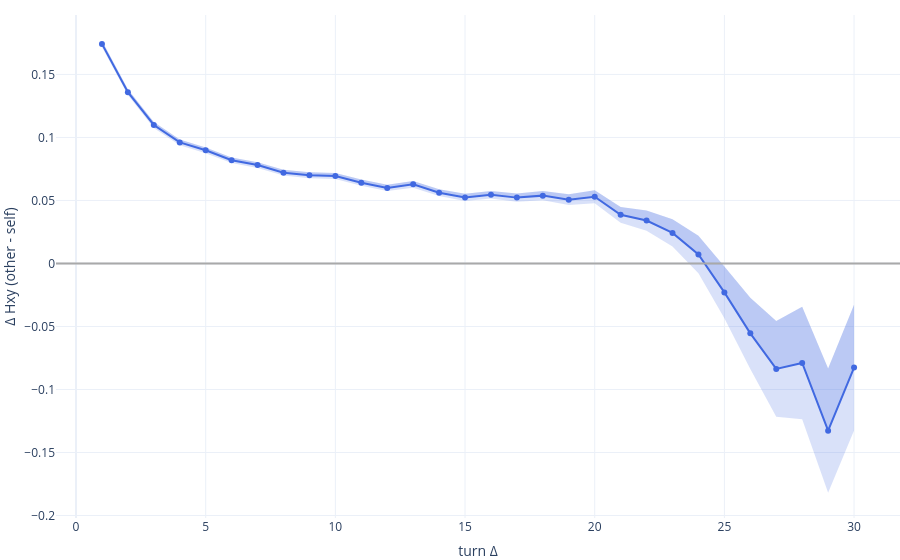

Here is the notebook cell this chart was saved with:
### Code cell
new_fig.update_layout(
    template='plotly_white',
    xaxis=dict(
        title='turn Δ'
    ),
    yaxis=dict(
        title='Δ Hxy (other - self)'
    ),
    margin=dict(
        l=0,
        r=0,
        b=15,
        t=15
    )
)
new_fig.show()

### Figure 1 — Plotly figure (JSON) as saved in the notebook; plotly's stock layout.template omitted (floating-point values rounded to 4 significant figures)
{"data": [{"legendgroup": "Δ Hxy", "line": {"color": "rgba(65, 105, 225, 1.0)"}, "mode": "markers+lines", "name": "Δ Hxy", "showlegend": false, "x": [1, 2, 3, 4, 5, 6, 7, 8, 9, 10, 11, 12, 13, 14, 15, 16, 17, 18, 19, 20, 21, 22, 23, 24, 25, 26, 27, 28, 29, 30], "y": [0.1742, 0.1359, 0.1099, 0.09605, 0.08981, 0.0819, 0.07809, 0.07207, 0.07004, 0.06946, 0.06412, 0.05995, 0.06277, 0.05617, 0.05243, 0.05454, 0.05225, 0.05383, 0.05057, 0.05291, 0.0386, 0.03406, 0.02427, 0.0072, -0.02296, -0.05544, -0.08369, -0.07896, -0.1327, -0.08261], "type": "scatter"}, {"fill": "tonexty", "fillcolor": "rgba(65, 105, 225, 0.2)", "legendgroup": "Δ Hxy", "line": {"color": "rgba(65, 105, 225, 1.0)", "width": 0}, "mode": "lines", "name": "Δ Hxy_upper_bound", "showlegend": false, "x": [1, 2, 3, 4, 5, 6, 7, 8, 9, 10, 11, 12, 13, 14, 15, 16, 17, 18, 19, 20, 21, 22, 23, 24, 25, 26, 27, 28, 29, 30], "y": [0.1768, 0.1383, 0.1122, 0.09831, 0.09211, 0.08412, 0.0804, 0.07436, 0.07241, 0.07184, 0.06655, 0.06246, 0.0654, 0.05881, 0.05528, 0.05752, 0.05553, 0.05746, 0.05482, 0.05801, 0.04489, 0.04207, 0.03514, 0.02209, -0.002373, -0.02714, -0.04574, -0.03429, -0.0833, -0.03274], "type": "scatter"}, {"fill": "tonexty", "fillcolor": "rgba(65, 105, 225, 0.2)", "legendgroup": "Δ Hxy", "line": {"color": "rgba(65, 105, 225, 1.0)", "width": 0}, "mode": "lines", "name": "Δ Hxy_lower_bound", "showlegend": false, "x": [1, 2, 3, 4, 5, 6, 7, 8, 9, 10, 11, 12, 13, 14, 15, 16, 17, 18, 19, 20, 21, 22, 23, 24, 25, 26, 27, 28, 29, 30], "y": [0.1717, 0.1336, 0.1076, 0.09378, 0.08752, 0.07967, 0.07578, 0.06978, 0.06767, 0.06708, 0.0617, 0.05745, 0.06015, 0.05353, 0.04957, 0.05157, 0.04897, 0.0502, 0.04632, 0.04781, 0.03232, 0.02605, 0.0134, -0.007689, -0.04355, -0.08374, -0.1216, -0.1236, -0.182, -0.1325], "type": "scatter"}], "layout": {"shapes": [{"line": {"color": "darkgray", "width": 2}, "type": "line", "x0": 0, "x1": 1, "xref": "x domain", "y0": 0, "y1": 0, "yref": "y"}], "margin": {"l": 0, "r": 0, "b": 15, "t": 15}, "xaxis": {"title": {"text": "turn Δ"}}, "yaxis": {"title": {"text": "Δ Hxy (other - self)"}}}}
